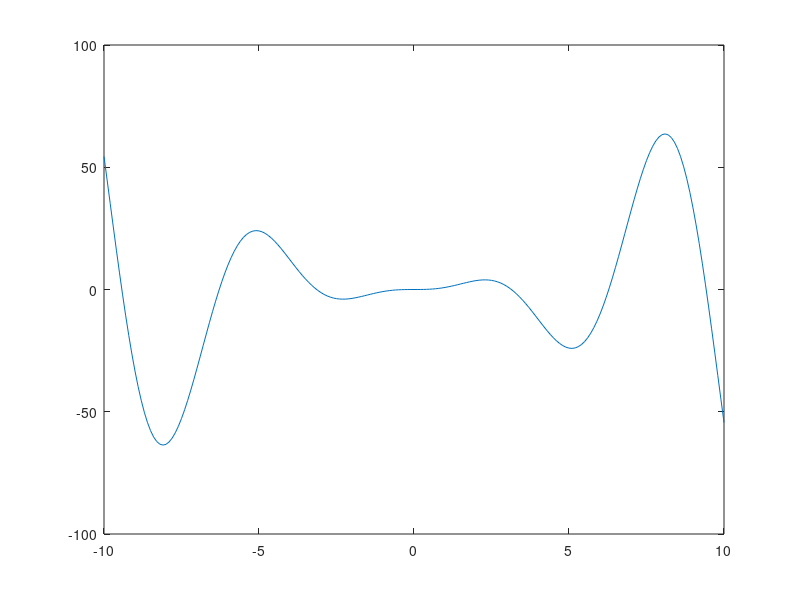

Write the MATLAB code that produced this figure. (Note: this script raises an error after producing the figure.)
% <---Grupo 1 | Equipo 4--->
% <----Integrantes del equipo---->
% Abraham Cepeda Oseguera          -- A00827666
% Juan Pablo David Lerma           -- A01283879
% José Juan López Valenzuela       -- A01283642
% Jesús Gerardo Rodríguez Tristán  -- A01283717
% Carlos Sebastián Salinas Morales -- A01283585
clear; close all;
x = [-10:0.1:10];
f = cell(5,1);
f{1} = @(x) (x.^2).*sin(x); % [6 7]
f{2} = @(x) x - cos(x); % [0 2]
f{3} = @(x) x.*log(x); % [0 2]
f{4} = @(x) exp(0.3.*x) - x.^2; % [0 2]
f{5} = @(x) 2*cos(x) - sqrt(x)/2; % [1 3]
intervalos = [[6, 7]; [0, 2]; [0, 2]; [0, 2]; [1, 3]];
for i = 1:5
    figure(i)
    plot(x,f{i}(x));
    fprintf('<-----Funcion %i------->\n', i);
    fprintf('Raíz en el intervalo %i a %i\n', intervalos(i,1), intervalos(i,2));
    [raizX, raizY, Iter] = MetodoBiseccion(f{i},intervalos(i,1),intervalos(i,2),0.001);
    fprintf('<--Resultados-->\n')
    fprintf('El valor de x es = %.5f\n', raizX);
    fprintf('El valor de f(x) es = %.5f\n', raizY);
    fprintf('El valor de las iteraciones es = %.5f\n', Iter)
    pause
end
